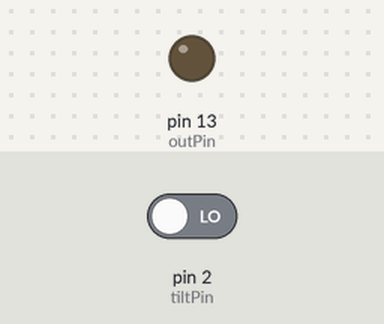
Simulated run of this sketch. Board: Arduino Uno, built with avr-gcc and run on an emulated ATmega328P. Parts: output pins drawn as LEDs (lit = HIGH). Inputs (shaded band) come from the test bench; at power-on: pin 2 (tiltPin) LOW. What the sketch prints to the serial monitor is not drawn.

Above: at 1.2 s.
1.3 s: pin 2 (tiltPin) driven HIGH
At 2.4 s:
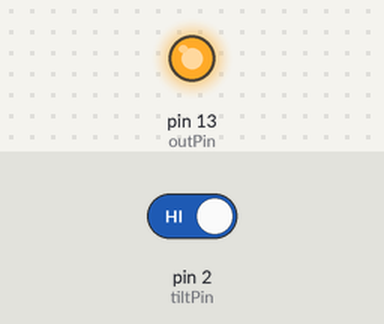
2.8 s: pin 2 (tiltPin) driven LOW
At 3.6 s:
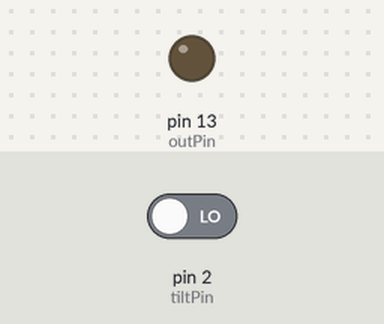
Timing chart, 0 to 5.8 s (numbered marks = the images above; inputs shaded):
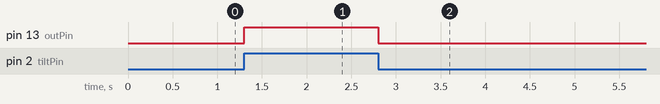

The sketch:

tiltSwitch.ino
```cpp
/* This is the code for the tilt sensor used in our grass, based
on a simple sketch for controlling a light-emitting diode. */

// constants won't change. They're used here to
// set pin numbers:
const int tiltPin = 2;     // the number of the tilt sensor pin
const int outPin =  13;      // the number of the LED pin

int tiltState = 0;         // variable for reading the tilt status

void setup() {
  // initialize the LED pin as an output:
  pinMode(outPin, OUTPUT);
  // initialize the tilt sensor pin as an input:
  pinMode(tiltPin, INPUT);
  Serial.begin(9600);
}

void loop(){
  // read the state of the tilt value
  tiltState = digitalRead(tiltPin);

  // check if the pushbutton is pressed.
  // if it is, the buttonState is HIGH:
  if (tiltState == HIGH) {
    // send 1 through serial
    digitalWrite(outPin, HIGH);
    Serial.println(1);
  }
  else {
    // send 0 through serial
    digitalWrite(outPin, LOW);
    Serial.println(0);
  }
}
```

Measured:
- after the input at 1.3 s, pin 13 (outPin): LOW → HIGH at once
- after the input at 2.8 s, pin 13 (outPin): HIGH → LOW at once
